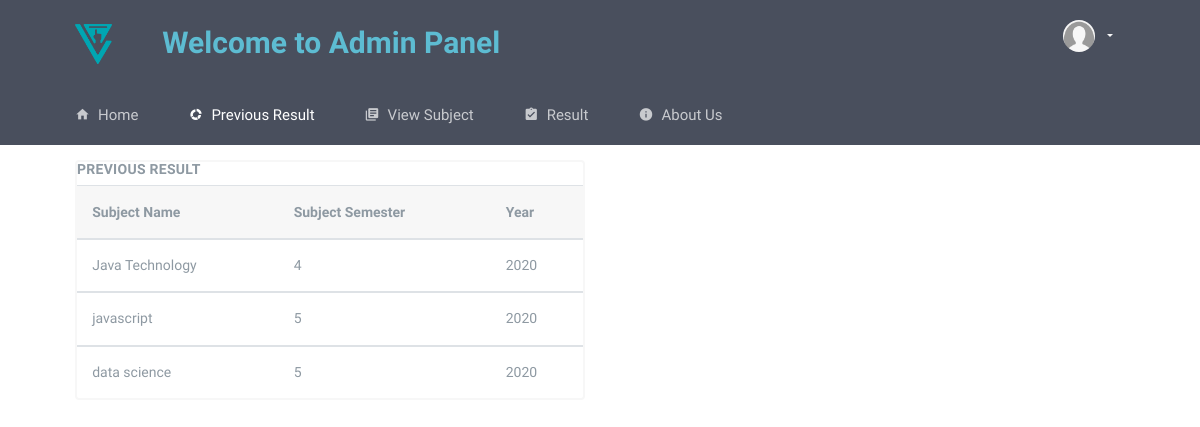
The app's page /SSV/admin_statistics with its own data.
### SSV/models.py (models this page shows)
class Result(models.Model):
    result_year = models.IntegerField()
    result_subject = models.TextField()
    result_semester = models.IntegerField()
    result_votes = models.IntegerField(default=None)

### SSV/views.py (the view)
# urls.py: url('admin_statistics', views.admin_statistics, name='admin_statistics'),
def admin_statistics(request):
    result = Result.objects.values('result_subject', 'result_semester', 'result_year').filter(result_year=int(get_year())-1).order_by('result_semester')
    dictionary = {'results':result}
    return render(request, 'admin_statistics.html', context=dictionary)

### SSV/views.py (called while the page is built)
def get_year():
    current_time = datetime.datetime.now()
    return str(current_time.year)

### templates/admin_statistics.html (shortened to what this page needs)
<!DOCTYPE html>
<html lang="en">
    <head>
        {% load static %}
        <link href="{% static 'SSV/css/bootstrap.min.css' %}" rel="stylesheet" type="text/css" />
        <link href="{% static 'SSV/css/icons.min.css' %}" rel="stylesheet" type="text/css" />
        <link href="{% static 'SSV/css/app.min.css' %}" rel="stylesheet" type="text/css" />
    </head>
    <body>
        <header id="topnav">
            <nav class="navbar-custom">
                <div class="container-fluid">
                    <ul class="list-unstyled topbar-right-menu float-right mb-0">
                        <li class="dropdown notification-list">
                        <a class="nav-link dropdown-toggle nav-user mr-0" data-toggle="dropdown" href="#" role="button" aria-haspopup="false" aria-expanded="false">
                            <img src="{% static 'SSV/images/users/logo-user.png' %}" alt="user-image" class="rounded-circle">
                        </a>
                        </li>
                    </ul>
                    <ul class="list-inline menu-left mb-0">
                        <li class="float-left">
                            <a href="index" class="logo">
                                <span class="logo-lg">
                                    <img src="{% static 'SSV/images/logovote.png' %}" alt="Vote" height="40" style="margin-top: 15px;">
                                </span>
                            </a>
                        </li>
                        <li class="app-search">
                            <h2 style="color:#5DBCD2;">Welcome to Admin Panel</h2>
                        </li>
                    </ul>
                </div>
            </nav>
            <div class="topbar-menu">
                <div class="container-fluid">
                    <div id="navigation">
                        <ul class="navigation-menu">
                            <li class="has-submenu">
                                <a href="admin_index">
                                    <i class="mdi mdi-home"></i>Home</a>
                            </li>
                            <li class="has-submenu">
                                <a href="admin_statistics"><i class="  mdi mdi-chart-arc "></i>Previous Result</a>
                            </li>
                            <li class="has-submenu">
                                <a href="admin_view_subject"><i class=" mdi mdi-library-books "></i>View Subject</a>
                            </li>
                            <li class="has-submenu">
                                <a href="admin_result"><i class=" mdi mdi-clipboard-check  "></i>Result</a>
                            </li>
                            <li class="has-submenu">
                                <a href="admin_about"><i class=" mdi mdi-information "></i>About Us</a>
                            </li>
                        </ul>
                        <div class="clearfix"></div>
                    </div>
                </div>
            </div>
        </header>
        <div class="wrapper">
            <div class="container-fluid" style="margin-top: 30px;">
                <div class="row">
                    <div class="col-lg-6">
                        <div class="card">
                            {% if results %}
                            <h4 class="header-title">Previous Result</h4>
                            <table class="table mb-0">
                                <thead class="thead-light">
                                <tr>
                                    <th>Subject Name</th>
                                    <th>Subject Semester</th>
                                    <th>Year</th>
                                </tr>
                                </thead>
                                {% for result in results %}
                                    <tbody>
                                    <tr>
                                        <td>{{result.result_subject}}</td>
                                        <td>{{result.result_semester}}</td>
                                        <td>{{result.result_year}}</td>
                                    </tr>
                                    </tbody>
                                {% endfor %}
                            </table>
                        {% else %}
                            <h1 class="display-5">No previous record found!!</h1>
                        {% endif %}
                        </div>
                    </div>
                </div>
            </div>
        </div>
    </body>
</html>

### records on screen
Result: result_subject "Java Technology", result_semester "4", result_year "2020"
Result: result_subject "javascript", result_semester "5", result_year "2020"
Result: result_subject "data science", result_semester "5", result_year "2020"
